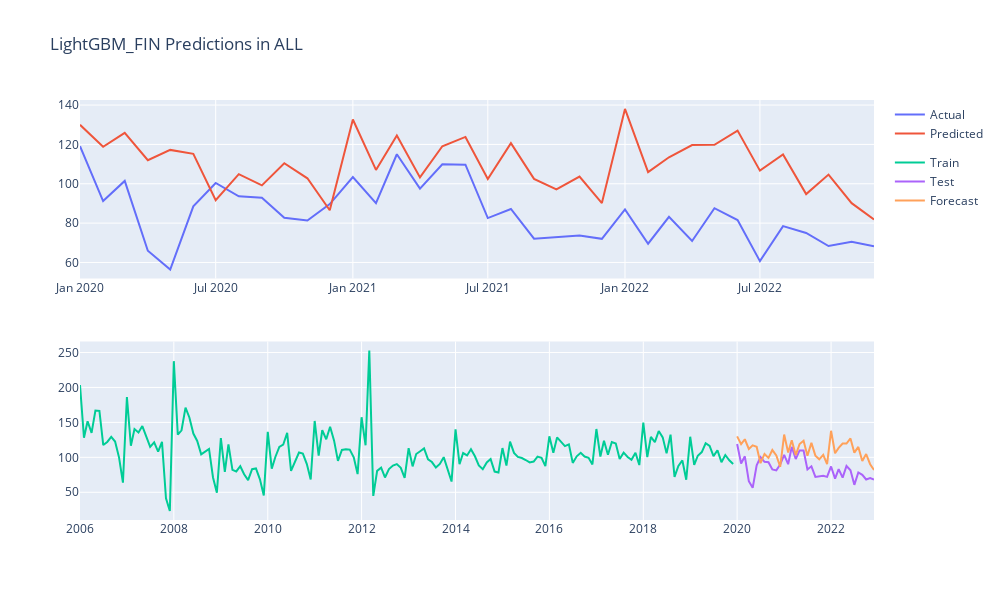
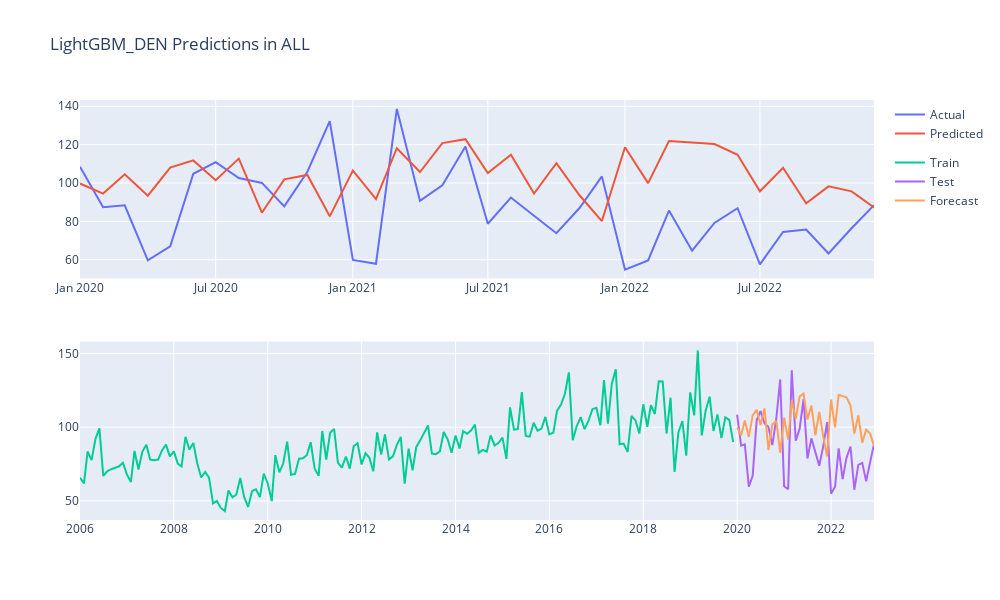
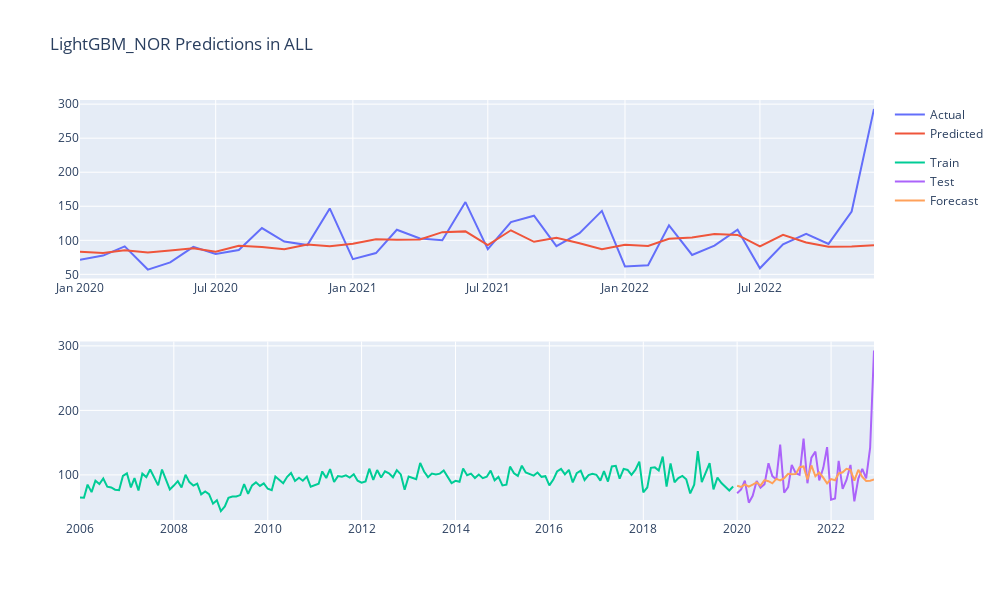
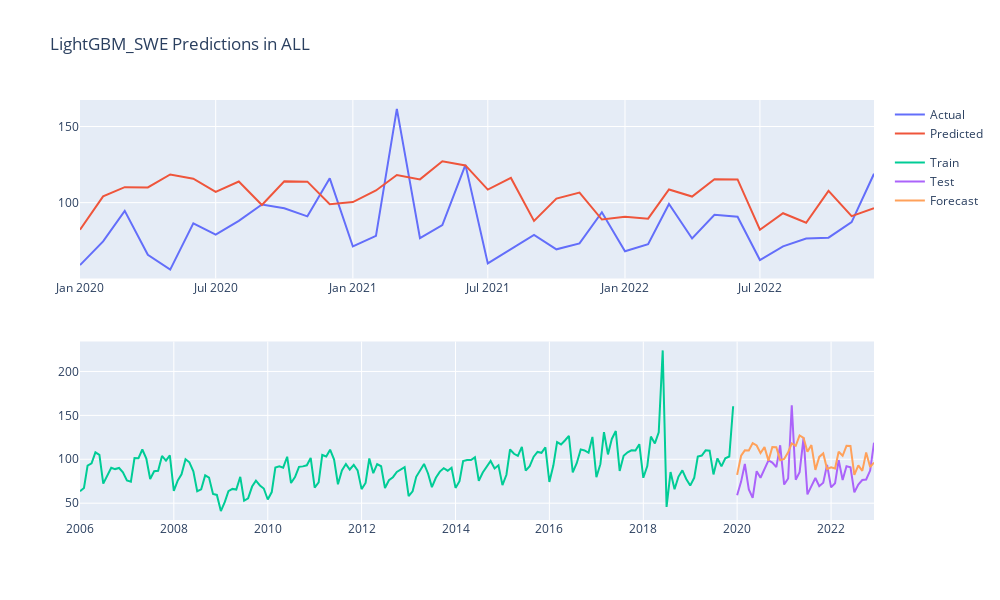

These figures' notebook cell, in order:
### Code cell
modelclasses = [
#    ["Extra Tree", ExtraTreesRegressor],
#    ["XGBoost", XGBRegressor],
#    ["Gradient Boosting", GradientBoostingRegressor],
#    ["Random Forest", RandomForestRegressor],
#    ["Ada Boost", AdaBoostRegressor],
    ["LightGBM", LGBMRegressor],
#    ["Decision Tree", DecisionTreeRegressor]
]

for dep_var in dep_vars:
    number_of_lags = 12

    for model_name, Model in modelclasses:            

        # Create forecaster
        forecaster = ForecasterAutoregMultiVariate(
                    regressor          = Model(),
                    level              = dep_var,
                    lags               = number_of_lags,
                    steps              = steps,
                    transformer_series = StandardScaler(),
                    transformer_exog   = None,
                    weight_func        = None
                )
    
        # Fit model
        forecaster.fit(series=train)
        
        # Predict
        preds = forecaster.predict(steps=steps)

        # Score
        scoring(model_name + '_' + dep_var, test[dep_var], preds[dep_var], True, True)
